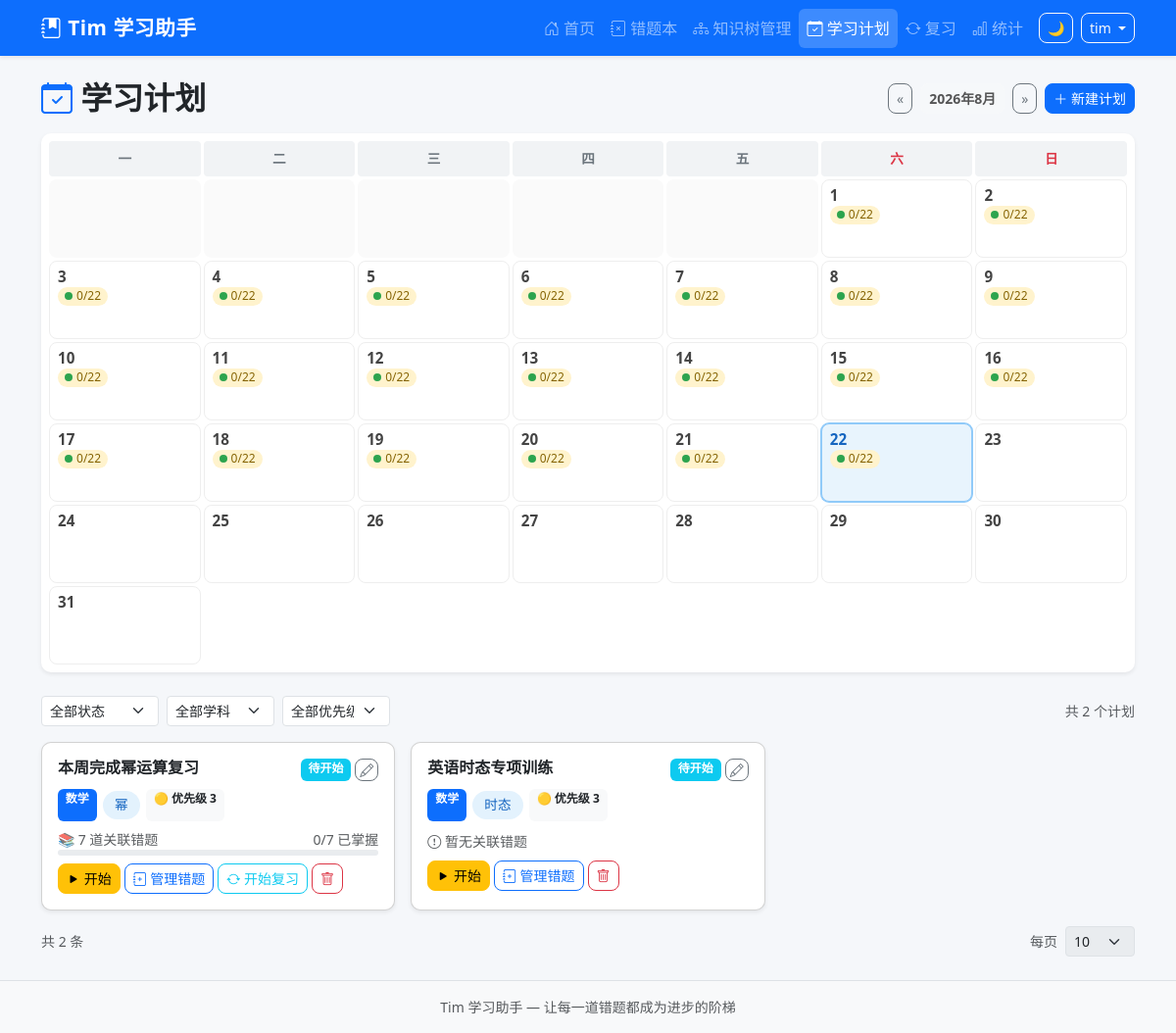
The app's page /study-plans (signed in) with its own data.
### tables this page shows
CREATE TABLE study_plans (
            id INTEGER PRIMARY KEY AUTOINCREMENT,
            uuid TEXT NOT NULL,
            title TEXT NOT NULL,
            description TEXT DEFAULT '',
            xueke TEXT DEFAULT '',
            zhishidian TEXT DEFAULT '',
            target_date DATE,
            priority INTEGER DEFAULT 1,
            status TEXT DEFAULT 'pending',
            created_at TIMESTAMP DEFAULT CURRENT_TIMESTAMP,
            completed_at TIMESTAMP
        );

### app.py (the view)
@app.route('/study-plans')
@login_required
def study_plans():
    month = request.args.get('month', date.today().strftime('%Y-%m'))
    page = request.args.get('page', 1, type=int)
    status_filter = request.args.get('status', '')
    xueke_filter = request.args.get('xueke', '')
    priority_filter = request.args.get('priority', '', type=int)
    page, per_page, offset = paginate(request, 12)
    where = ["status != 'deleted'", "(target_date LIKE ? OR target_date IS NULL OR target_date='')"]
    params = [month + '%']
    if status_filter:
        where.append('status = ?')
        params.append(status_filter)
    if xueke_filter:
        where.append('xueke = ?')
        params.append(xueke_filter)
    if priority_filter:
        where.append('priority >= ?')
        params.append(priority_filter)
    where_sql = ' AND '.join(where)
    total = query_db(
        f"SELECT COUNT(*) as cnt FROM study_plans WHERE {where_sql}",
        params, one=True
    )['cnt']
    total_pages = max(1, (total + per_page - 1) // per_page)
    plans = query_db(
        f"SELECT * FROM study_plans WHERE {where_sql} ORDER BY priority DESC, target_date ASC LIMIT ? OFFSET ?",
        params + [per_page, offset]
    )
    plan_mistake_counts = {}
    plan_mastered_counts = {}
    plans = rows_to_dicts(plans)
    for p in plans:
        p['timu_plain'] = ''  # 计划没有 timu 字段
        cnt = query_db(
            "SELECT COUNT(*) as c FROM plan_mistakes WHERE plan_id=?",
            (p['id'],), one=True
        )['c']
        if cnt == 0 and p['zhishidian']:
            cnt = query_db(
                "SELECT COUNT(*) as c FROM mistake_records WHERE zhishidian LIKE ?",
                ('%' + p['zhishidian'] + '%',), one=True
            )['c']
        plan_mistake_counts[p['id']] = cnt
        mastered = query_db(
            "SELECT COUNT(*) as c FROM plan_mistakes pm JOIN mistake_records mr ON pm.mistake_id=mr.id WHERE pm.plan_id=? AND mr.status='mastered'",
            (p['id'],), one=True
        )['c']
        if mastered == 0 and p['zhishidian']:
            mastered = query_db(
                "SELECT COUNT(*) as c FROM mistake_records WHERE zhishidian LIKE ? AND status='mastered'",
                ('%' + p['zhishidian'] + '%',), one=True
            )['c']
        plan_mastered_counts[p['id']] = mastered
    from collections import defaultdict
    calendar = defaultdict(list)
    for p in plans:
        td = p['target_date'] or ''
        if td:
            calendar[td].append(p)
    try:
        year, mon = map(int, month.split('-'))
    except ValueError:
        year, mon = date.today().year, date.today().month
    prev_m = f'{year}-{mon-1:02d}' if mon > 1 else f'{year-1}-12'
    next_m = f'{year}-{mon+1:02d}' if mon < 12 else f'{year+1}-01'
    import calendar as cal_mod
    days_in_month = cal_mod.monthrange(year, mon)[1]
    first_weekday = cal_mod.monthrange(year, mon)[0]  # 0=周一
    month_days = []
    for i in range(first_weekday):
        month_days.append(None)  # 填充空白
    for d in range(1, days_in_month + 1):
        month_days.append(d)
    cal_review = {}
    today_str = date.today().isoformat()
    for d in range(1, days_in_month + 1):
        ds = f'{year}-{mon:02d}-{d:02d}'
        done = query_db("SELECT COUNT(DISTINCT mistake_id) c FROM review_logs WHERE review_date=?", (ds,), one=True)['c']
        total_r = 0
        if ds == today_str:
            total_r = query_db("SELECT COUNT(*) c FROM mistake_records WHERE status='active' AND next_review_at IS NOT NULL AND date(next_review_at) <= ?", (ds,), one=True)['c']
        elif ds < today_str:
            total_r = query_db("SELECT COUNT(*) c FROM mistake_records WHERE status='active' AND next_review_at IS NOT NULL AND date(next_review_at) <= ?", (ds,), one=True)['c']
        cal_review[ds] = {'done': done, 'total': total_r}
    resp = make_response(render_template('study_plan.html',
        plans=plans,
        subjects=Config.get_subjects(),
        knowledge_points=get_knowledge_points(),
        calendar=dict(calendar),
        month=month,
        prev_month=prev_m,
        next_month=next_m,
        month_days=month_days,
        month_label=f'{year}年{mon}月',
        today=date.today(),
        today_month=date.today().strftime('%Y-%m'),
        plan_mistake_counts=plan_mistake_counts,
        plan_mastered_counts=plan_mastered_counts,
        page=page,
        total_pages=total_pages,
        total=total,
        status_filter=status_filter,
        xueke_filter=xueke_filter,
        priority_filter=priority_filter,
        per_page=per_page,
        cal_review=cal_review))
    return set_uuid_cookie(resp, g.user_uuid)

### templates/study_plan.html (shortened to what this page needs)
{% extends "base.html" %}
{% block content %}
<div class="d-flex justify-content-between align-items-center mb-3 flex-wrap gap-2">
    <h2 class="fw-bold mb-0"><i class="bi bi-calendar-check text-primary"></i> 学习计划</h2>
    <div class="d-flex gap-2">
        <a href="?month={{ prev_month }}" class="btn btn-outline-secondary btn-sm">&laquo;</a>
        <span class="btn btn-light btn-sm fw-bold disabled">{{ month_label }}</span>
        <a href="?month={{ next_month }}" class="btn btn-outline-secondary btn-sm">&raquo;</a>
        <button class="btn btn-primary btn-sm" data-bs-toggle="modal" data-bs-target="#addPlanModal">
            <i class="bi bi-plus-lg"></i> 新建计划
        </button>
    </div>
</div>
<div class="card mb-4 border-0 shadow-sm">
    <div class="card-body p-2">
        <div class="calendar-grid">
            <div class="calendar-header">一</div><div class="calendar-header">二</div><div class="calendar-header">三</div>
            <div class="calendar-header">四</div><div class="calendar-header">五</div><div class="calendar-header text-danger">六</div><div class="calendar-header text-danger">日</div>
            {% for d in month_days %}
                {% if d is none %}
                <div class="calendar-day empty"></div>
                {% else %}
                {% set ds = '%s-%s-%s'|format(month.split('-')[0], month.split('-')[1], '%02d'|format(d)) %}
                {% set rv = cal_review.get(ds, {}) %}
                <div class="calendar-day {% if d == today.day and month == today_month %}today{% endif %}{% if rv.total and rv.done >= rv.total %} review-done{% elif rv.total and rv.done < rv.total %} review-pending{% endif %}"
                     onclick="quickAddPlan('{{ ds }}')" title="点击空白处创建当日计划" style="cursor:pointer">
                    <div class="day-num">{{ d }}</div>
                    {% if rv.done or rv.total %}
                    <div class="day-review-stat"><span class="done-dot"></span> {{ rv.done }}/{{ rv.total }}</div>
                    {% endif %}
                </div>
                {% endif %}
            {% endfor %}
        </div>
    </div>
</div>
<div id="plans-container">
{% include 'study_plan_list.html' %}
</div>
{% endblock %}

### templates/study_plan_list.html (shortened to what this page needs)
<div class="d-flex justify-content-between align-items-center mb-3 flex-wrap gap-2">
    <form id="plan-filter-form" class="d-flex flex-wrap gap-2 align-items-end" onsubmit="return false">
        <select name="status" class="form-select form-select-sm" style="width:120px" onchange="loadPlans()">
            <option value="">全部状态</option>
        </select>
        <select name="xueke" class="form-select form-select-sm" style="width:110px" onchange="loadPlans()">
            <option value="">全部学科</option>
        </select>
        <select name="priority" class="form-select form-select-sm" style="width:110px" onchange="loadPlans()">
            <option value="">全部优先级</option>
        </select>
    </form>
    <small class="text-muted">共 {{ total }} 个计划</small>
</div>
<div class="row g-3">
    {% if plans %}
    {% for plan in plans %}
    <div class="col-md-6 col-lg-4">
        <div class="card h-100 shadow-sm plan-card" id="plan-{{ plan['id'] }}">
            <div class="card-body">
                <div class="d-flex justify-content-between align-items-start mb-2">
                    <h6 class="fw-bold mb-0">{{ plan['title'] }}</h6>
                    <div class="d-flex gap-1">
                        <span class="badge bg-{{ 'success' if plan['status'] == 'completed' else 'warning' if plan['status'] in ('in_progress','paused') else 'secondary' if plan['status'] == 'cancelled' else 'info' }}">
                            {{ {'pending': '待开始', 'in_progress': '进行中', 'completed': '已完成', 'cancelled': '已取消', 'paused': '已暂停'}.get(plan['status'], plan['status']) }}
                        </span>
                        <button class="btn btn-outline-secondary btn-sm py-0 px-1" title="编辑计划"
                                onclick="editPlan({{ plan['id'] }}, '{{ plan['title']|e }}', '{{ (plan['description'] or '')|e }}', '{{ plan['xueke'] }}', '{{ plan['zhishidian'] }}', '{{ plan['target_date'] or '' }}', {{ plan['priority'] }})">
                            <i class="bi bi-pencil"></i>
                        </button>
                    </div>
                </div>
                <div class="d-flex flex-wrap gap-1 mb-2">
                    {% if plan['xueke'] %}
                    <span class="badge bg-primary">{{ plan['xueke'] }}</span>
                    {% endif %}
                    {% if plan['zhishidian'] %}
                    <span class="knowledge-badge">{{ plan['zhishidian'] }}</span>
                    {% endif %}
                    <span class="badge bg-light text-dark">
                        {% if plan['priority'] >= 4 %}🔴{% elif plan['priority'] >= 2 %}🟡{% else %}🟢{% endif %}
                        优先级 {{ plan['priority'] }}
                    </span>
                </div>
                {% set mc = plan_mistake_counts.get(plan['id'], 0) %}
                {% set md = plan_mastered_counts.get(plan['id'], 0) %}
                {% if mc > 0 %}
                <div class="mt-1">
                    <div class="d-flex justify-content-between small text-muted">
                        <span>📚 {{ mc }} 道关联错题</span><span>{{ md }}/{{ mc }} 已掌握</span>
                    </div>
                    <div class="progress" style="height:6px;border-radius:3px;">
                    </div>
                </div>
                {% else %}
                <div class="mt-1"><small class="text-muted"><i class="bi bi-exclamation-circle"></i> 暂无关联错题</small></div>
                {% endif %}
                <div class="mt-2 d-flex flex-wrap gap-1">
                    {% if plan['status'] == 'pending' %}
                    <form method="POST" action="{{ url_for('update_study_plan', plan_id=plan['id']) }}" class="d-inline">
                        <button class="btn btn-warning btn-sm"><i class="bi bi-play-fill"></i> 开始</button>
                    </form>
                    {% elif plan['status'] == 'paused' %}
                    <form method="POST" action="{{ url_for('resume_study_plan', plan_id=plan['id']) }}" class="d-inline">
                        <input type="hidden" name="csrf_token" value="{{ session.get('csrf_token', '') }}">
                        <button class="btn btn-warning btn-sm"><i class="bi bi-play-fill"></i> 恢复</button>
                    </form>
                    {% endif %}
                    <a href="{{ url_for('plan_mistakes', plan_id=plan['id']) }}" class="btn btn-outline-primary btn-sm">
                        <i class="bi bi-journal-plus"></i> 管理错题
                    </a>
                    {% if mc > 0 %}
                    <button class="btn btn-outline-info btn-sm" onclick="reviewPlan({{ plan['id'] }})">
                        <i class="bi bi-arrow-repeat"></i> 开始复习
                    </button>
                    {% endif %}
                    <form method="POST" action="{{ url_for('delete_study_plan', plan_id=plan['id']) }}" class="d-inline">
                        <button class="btn btn-outline-danger btn-sm" onclick="return confirm('确定删除「{{ plan['title'] }}」吗？')">
                            <i class="bi bi-trash"></i>
                        </button>
                    </form>
                </div>
            </div>
        </div>
    </div>
    {% endfor %}
    {% endif %}
</div>
<div class="d-flex justify-content-between align-items-center mt-3">
    <div class="text-muted small">共 {{ total }} 条{% if total_pages > 1 %}，第 {{ page }}/{{ total_pages }} 页{% endif %}</div>
    <div class="d-flex align-items-center gap-2">
        <span class="text-muted small">每页</span>
        <select class="form-select form-select-sm per-page-select" style="width:auto" onchange="loadPlans(1, this.value)" {% if total <= per_page and total_pages <= 1 %}disabled{% endif %}>
            {% for n in [10, 20, 50, 100] %}
            <option value="{{ n }}" {% if per_page == n %}selected{% endif %}>{{ n }}</option>
            {% endfor %}
        </select>
    </div>
</div>

### records on screen
study_plans: title "本周完成幂运算复习", status "待开始", xueke "数学", zhishidian "幂", priority "3", id "7", md "0"
study_plans: title "英语时态专项训练", status "待开始", xueke "数学", zhishidian "时态", priority "3", shows "暂无关联错题"

### other values on screen
{{ session.username }} "tim"
{{ month_label }} "2026年8月"
{{ d }} "1" "2" "3" "4" "5" "6" "7" "8" "9" "10" "11" "12" "13" "14" "15" "16" "17" "18" "19" "20" "21" "22" "23" "24" "25" "26" "27" "28" "29" "30" "31"
{{ rv.done }} "0" "0" "0" "0" "0" "0" "0" "0" "0" "0" "0" "0" "0" "0" "0" "0" "0" "0" "0" "0" "0" "0"
{{ rv.total }} "22" "22" "22" "22" "22" "22" "22" "22" "22" "22" "22" "22" "22" "22" "22" "22" "22" "22" "22" "22" "22" "22"
{{ total }} "2"
form field value "10"
